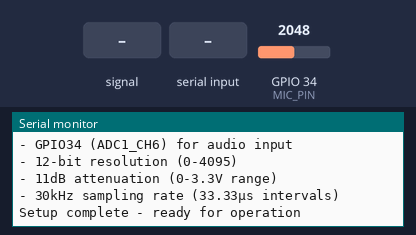
The program below on a simulated ESP32. Shown: the last lines printed to the serial monitor. The inputs (shaded band) are chosen by the test bench; at power-on: GPIO 34 (MIC_PIN) = 2048. Storage starts empty.

Above: at 2.3 s.
2.4 s: GPIO 34 (MIC_PIN) fed a 200 Hz sine of ±327 counts around its level
At 3.2 s:
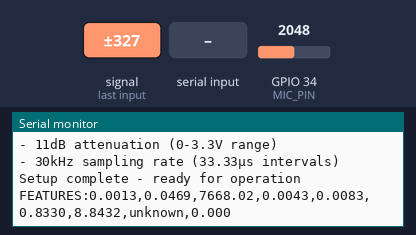
5.3 s: GPIO 34 (MIC_PIN) set to 1960
At 6.1 s:
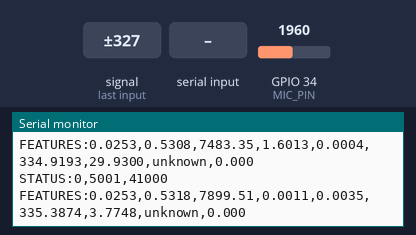
6.8 s: GPIO 34 (MIC_PIN) fed a 1000 Hz sine of ±1023 counts around its level
At 8.2 s:
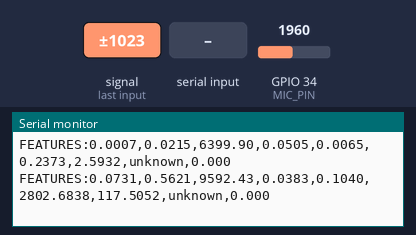
8.3 s: "1" received over Serial
At 9.7 s:
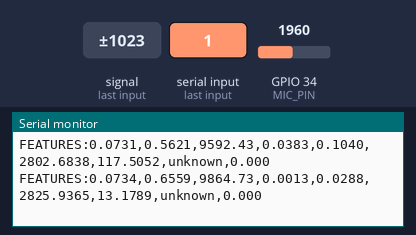
9.8 s: "0" received over Serial
At 11.1 s:
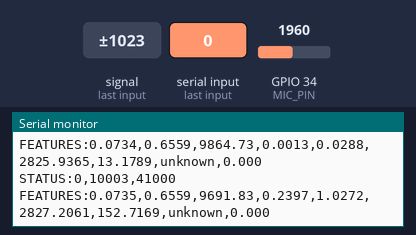
11.3 s: GPIO 34 (MIC_PIN) set to 2040
At 12.7 s:
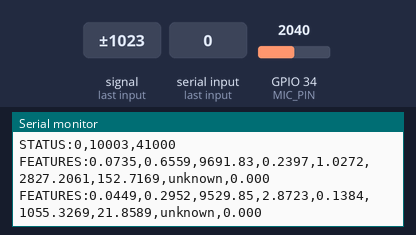
Timing chart, 0 to 13.8 s (numbered marks = the images above; inputs shaded):
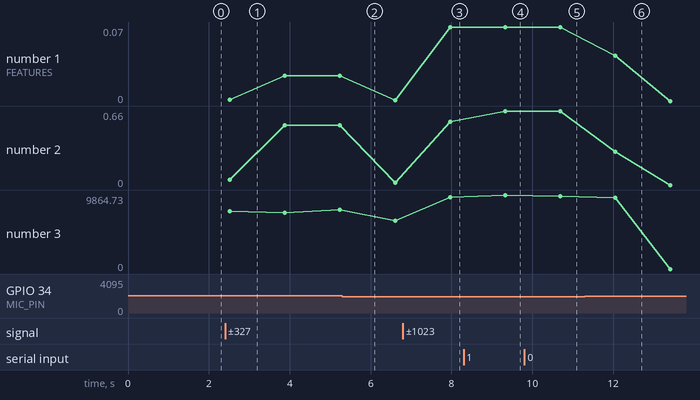

Measured:
- after the input at 2.4 s, the serial monitor: prints a new line after 0.12 s (image 1)
- after the input at 6.8 s, the serial monitor: prints a new line after 1.2 s (image 3)
- after the input at 8.3 s, the serial monitor: prints a new line after 1.0 s (image 4)
- after the input at 9.8 s, the serial monitor: prints a new line after 0.89 s (image 5)
- after the input at 11.3 s, the serial monitor: prints a new line after 0.75 s (image 6)
- plotted number 1: 0.03 → 0 after the input at 5.3 s, 0 → 0.07 after the input at 6.8 s, 0.07 → 0.07 after the input at 9.8 s
- plotted number 2: 0.53 → 0.02 after the input at 5.3 s, 0.02 → 0.56 after the input at 6.8 s
- plotted number 3: 7899.51 → 6399.9 after the input at 5.3 s, 6399.9 → 9592.43 after the input at 6.8 s, 9592.43 → 9864.73 after the input at 8.3 s, 9864.73 → 9691.83 after the input at 9.8 s

The program:

main.cpp
```cpp
#include <Arduino.h>
#include <FS.h>
#include <SPIFFS.h>
#include "AudioProcessor.h"
#include "KNNClassifier.h"
#include "SerialProtocol.h"

// Pin definitions
#define MIC_PIN 34         // Analog microphone pin (capacitor/electret mic)
#define MIC_VCC_PIN 33     // Optional: Power pin for microphone (3.3V)

// Audio configuration
#define SAMPLE_RATE 30000      // 30 kHz sampling rate as per VISUAL_FLOW.md
#define CLASSIFICATION_INTERVAL 1000  // ms between classifications

// Global objects
AudioProcessor audio_processor;
KNNClassifier classifier;
SerialProtocol serial_protocol;

// Global variables for communication with SerialProtocol
AudioFeatures last_features;
String last_classification = "unknown";
float last_confidence = 0.0;
bool has_new_features = false;

// Timing variables
unsigned long last_classification_time = 0;
unsigned long last_status_print = 0;

// Function prototypes
void init_analog_microphone();
void read_analog_samples();
void process_audio_frame();

void setup() {
    Serial.begin(115200);
    delay(1000);

    Serial.println("ESP32 Noise Logger Starting...");

    // Initialize SPIFFS
    if (!SPIFFS.begin(true)) {
        Serial.println("ERROR:SPIFFS initialization failed");
        return;
    }

    // Initialize audio processor
    audio_processor.initialize();
    Serial.println("Audio processor initialized");

    // Initialize classifier
    classifier.initialize();

    // Try to load existing data
    if (classifier.load_from_storage()) {
        Serial.print("Loaded ");
        Serial.print(classifier.get_sample_count());
        Serial.println(" samples from storage");
    } else {
        Serial.println("No existing data found, starting fresh");
    }

    // Initialize serial protocol
    serial_protocol.initialize();

    // Initialize audio input
    init_analog_microphone();

    Serial.println("Setup complete - ready for operation");
}

void loop() {
    // Handle serial communication
    serial_protocol.handle_input();

    // Read audio samples
    read_analog_samples();

    // Process audio frame for classification
    process_audio_frame();

    // Send periodic status updates
    if (millis() - last_status_print > 5000) {  // Every 5 seconds
        serial_protocol.send_status();
        last_status_print = millis();
    }

    delay(1);  // Small delay to prevent watchdog issues
}

void init_analog_microphone() {
    // Configure ADC for microphone input
    analogSetAttenuation(ADC_11db);  // For 3.3V reference, allows 0-3.3V input
    analogSetPinAttenuation(MIC_PIN, ADC_11db);

    // Optional: Enable microphone power pin
    if (MIC_VCC_PIN > 0) {
        pinMode(MIC_VCC_PIN, OUTPUT);
        digitalWrite(MIC_VCC_PIN, HIGH);  // Provide 3.3V to microphone
        Serial.println("Microphone power enabled on GPIO33");
    }

    Serial.println("Capacitor microphone configured:");
    Serial.println("- GPIO34 (ADC1_CH6) for audio input");
    Serial.println("- 12-bit resolution (0-4095)");
    Serial.println("- 11dB attenuation (0-3.3V range)");
    Serial.println("- 30kHz sampling rate (33.33μs intervals)");
}

void read_analog_samples() {
    static unsigned long last_sample_time = 0;
    static int16_t dc_offset = 2048;  // Track DC offset for capacitor mic
    static int sample_count = 0;

    unsigned long sample_interval = 1000000 / SAMPLE_RATE;  // microseconds between samples

    if (micros() - last_sample_time >= sample_interval) {
        int analog_value = analogRead(MIC_PIN);

        // Adaptive DC offset removal for capacitor microphone
        if (sample_count < 2000) {
            // Learn DC offset during first 2000 samples as per VISUAL_FLOW.md
            dc_offset = (dc_offset * sample_count + analog_value) / (sample_count + 1);
            sample_count++;
        }

        // Remove DC offset and convert to signed 16-bit
        int16_t sample = (analog_value - dc_offset) * 8;  // Scale for better resolution

        // Add sample to audio processor
        audio_processor.add_sample(sample);
        last_sample_time = micros();
    }
}

void process_audio_frame() {
    if (millis() - last_classification_time > CLASSIFICATION_INTERVAL) {
        AudioFeatures features;

        if (audio_processor.extract_features(features)) {
            // Classify the features
            float confidence;
            String classification = classifier.classify(features, confidence);

            // Update global variables for serial communication
            last_features = features;
            last_classification = classification;
            last_confidence = confidence;
            has_new_features = true;

            // Send results via serial
            serial_protocol.send_classification_result(features, classification, confidence);

            last_classification_time = millis();
        }
    }
}
```
